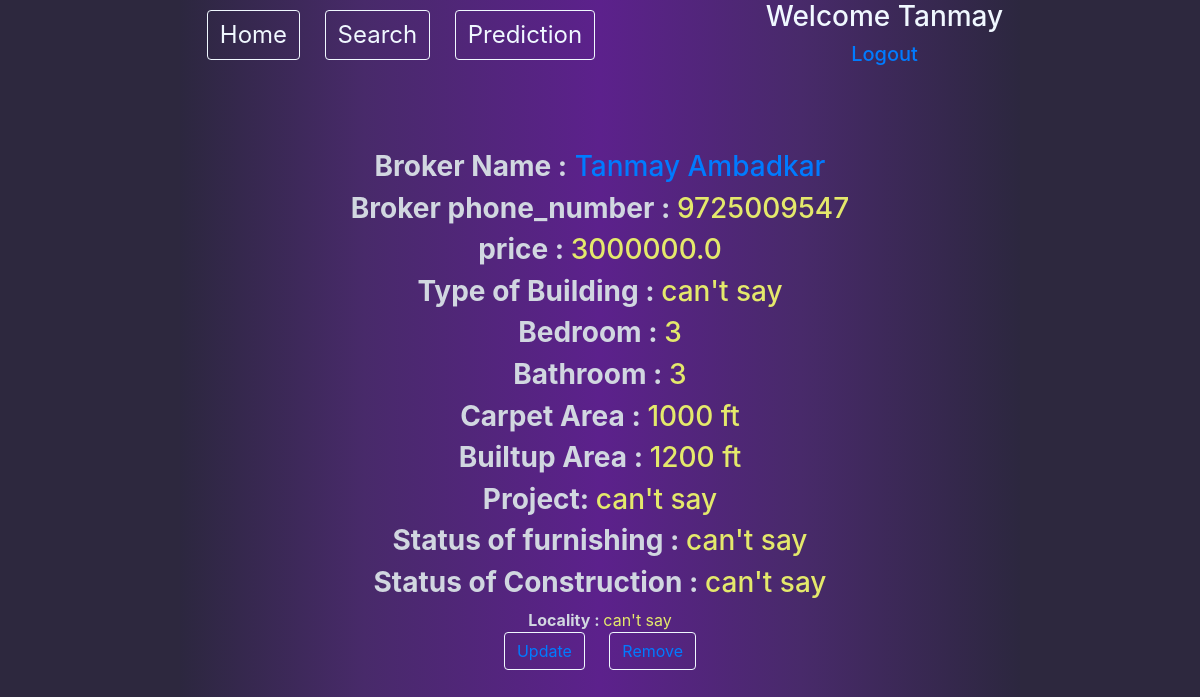
/estate/1 (signed in), run on the app's committed database.
### BrokerUI/models.py (models this page shows, shortened)
class Estate(models.Model):
    choices_furnished = [('yes','yes'),('no','no'),('semi','semi')]
    choices_construction = [('under_construction','under_construction'),('launched','launched'),('ready_to_move','ready to move')]
    type_choices=[('apartments','apartments'),('sale-floors','sale-floors'),('houses','houses')]
    broker = models.ForeignKey(Profile,on_delete=models.CASCADE)
    lat = models.FloatField()
    lon = models.FloatField()
    price = models.FloatField()
    bedroom = models.PositiveIntegerField()
    bathroom = models.PositiveIntegerField()
    carpetarea = models.IntegerField()
    builtuparea = models.IntegerField()
    project = models.CharField(max_length=400,default='can\'t say')
    furnished= models.CharField(max_length=10,choices=choices_furnished,default='can\'t say')
    construction_status = models.CharField(max_length=50,choices=choices_construction,default='can\'t say')
    sublocality = models.CharField(max_length=100,default='can\'t say')
    type=models.CharField(max_length=100,default='can\'t say', choices = type_choices)

class Profile(models.Model):
    user_types = (
        ('S', 'Seller'),
        ('C', 'Customer'),
        ('B', 'Broker'))
    user = models.OneToOneField(User, on_delete = models.CASCADE)
    phone_number = models.CharField(max_length=10)
    type = models.CharField(max_length = 1, choices = user_types)

### BrokerUI/views.py (the view)
# urls.py: path('estate/<int:pk>',views.EstateDetailView.as_view(),name='estate_detail'),
class EstateDetailView(LoginRequiredMixin,DetailView):
    login_url = '/login/'
    redirect_field_name = 'BrokerUI/estate_detail.html'
    model = Estate

### BrokerUI/templates/BrokerUI/estate_detail.html (shortened to what this page needs)
{% extends 'BrokerUI/estate_list.html' %}
{% block content%}
    <h3><span style="color: #d1d7e0; font-weight: bolder;">Broker Name :</span> <a href="{% url 'broker_detail' pk=estate.broker.pk %}">{{estate.broker.user.first_name}} {{estate.broker.user.last_name}}</a></h3>
    <h3><span style="color: #d1d7e0; font-weight: bolder;">Broker phone_number : </span><span  style="color: #e4e96b;">{{estate.broker.phone_number}}</span></h3>
    <h3><span style="color: #d1d7e0; font-weight: bolder;">price : </span><span  style="color: #e4e96b;">{{estate.price}}</span></h3>
    <h3><span style="color: #d1d7e0; font-weight: bolder;">Type of Building : </span><span  style="color: #e4e96b;">{{estate.type}}</span></h3>
    <h3><span style="color: #d1d7e0; font-weight: bolder;">Bedroom : </span><span  style="color: #e4e96b;">{{estate.bedroom}}</span></h3>
    <h3><span style="color: #d1d7e0; font-weight: bolder;">Bathroom : </span><span  style="color: #e4e96b;">{{estate.bathroom}} </span></h3>
    <h3><span style="color: #d1d7e0; font-weight: bolder;">Carpet Area : </span><span  style="color: #e4e96b;">{{estate.carpetarea}} ft</span></h3>
    <h3><span style="color: #d1d7e0; font-weight: bolder;">Builtup Area : </span><span  style="color: #e4e96b;">{{estate.builtuparea}} ft</span></h3>
    <h3><span style="color: #d1d7e0; font-weight: bolder;">Project: </span><span  style="color: #e4e96b;">{{estate.project}}</span></h3>
    <h3><span style="color: #d1d7e0; font-weight: bolder;">Status of furnishing : </span><span  style="color: #e4e96b;">{{estate.furnished}}</span></h3>
    <h3><span style="color: #d1d7e0; font-weight: bolder;">Status of Construction : </span><span  style="color: #e4e96b;">{{estate.construction_status}}</span></h3
    <h3><span style="color: #d1d7e0; font-weight: bolder;">Locality : </span><span  style="color: #e4e96b;">{{estate.sublocality}}</span></h3>
    {% ifequal estate.broker.user.username user.username %}
    <button class='btn btn-outline'><a href="{% url 'estate_update' pk=estate.pk %}">Update</a></button>
    <button type="button" class='btn btn-outline'><a href="{% url 'estate_delete' pk=estate.pk%}">Remove</a></button>
    {% endifequal%}
{% endblock %}

### BrokerUI/templates/BrokerUI/estate_list.html (shortened to what this page needs)
{% load static %}
<!DOCTYPE html>
<html lang="en">
<head>
    <link rel="stylesheet" href="https://stackpath.bootstrapcdn.com/bootstrap/4.5.0/css/bootstrap.min.css">
    <link rel="stylesheet" type="text/css" href="{% static 'BrokerUI/style.css' %}">
</head>
<body>
<div class='middle-container bg'>
        <nav class="nav-bg height">
            <div class='top-left'>
                <a href="{% url 'home' %}" >
                    <button class="btn btn-outline top-margin bigger-font" type="button">Home</button>
                </a>
                <a href="{% url 'query' %}" >
                    <button class="btn btn-outline top-margin bigger-font" type="button">Search</button>
                </a>
                <a href="{% url 'predform' %}" >
                    <button class="btn btn-outline top-margin bigger-font" type="button">Prediction</button>
                </a>
            </div>
            <div class='top-right' style="float:right;">
                {% if user.is_authenticated%}
                    <h3 class="float-right font-color">Welcome {{user.first_name}}</h3>
                    <h5 right-align> <a href="{% url 'logout' %}">Logout</a></h5>
                {% endif%}
            </div>
        </nav>
    <div class='empty'></div>
    {% block content%}{% endblock %}
</div>
</body>
</html>

### static/BrokerUI/style.css (style rules this page uses)
html { height: 100%; margin: 0px; padding: 0px; position: relative; color: #ffffff; }
body { background-color: #2D283E ; height: 100%; text-align: center; }
.bg { background: rgba(44,39,63,1); background: -moz-linear-gradient(left, rgba(44,39,63,1) 0%, rgba(72,42,106,1) 22%, rgba(92,33,140,1) 50%, rgba(72,42,106,1) 74%, rgba(44,39,63,1) 100%); background: -webkit-gradient(left top, right top, color-stop(0%, rgba(44,39,63,1)), color-stop(22%, rgba(72,42,106,1)), color-stop(50%, rgba(92,33,140,1)), color-stop(74%, rgba(72,42,106,1)), color-stop(100%, rgba(44,39,63,1))); background: -webkit-linear-gradient(left, rgba(44,39,63,1) 0%, rgba(72,42,106,1) 22%, rgba(92,33,140,1) 50%, rgba(72,42,106,1) 74%, rgba(44,39,63,1) 100%); background: -o-linear-gradient(left, rgba(44,39,63,1) 0%, rgba(72,42,106,1) 22%, rgba(92,33,140,1) 50%, rgba(72,42,106,1) 74%, rgba(44,39,63,1) 100%); background: -ms-linear-gradient(left, rgba(44,39,63,1) 0%, rgba(72,42,106,1) 22%, rgba(92,33,140,1) 50%, rgba(72,42,106,1) 74%, rgba(44,39,63,1) 100%); background: linear-gradient(to right, rgba(44,39,63,1) 0%, rgba(72,42,106,1) 22%, rgba(92,33,140,1) 50%, rgba(72,42,106,1) 74%, rgba(44,39,63,1) 100%); filter: progid:DXImageTransform.Microsoft.gradient( startColorstr='#2c273f', endColorstr='#2c273f', GradientType=1 ); }
.middle-container { min-height: 100%; height: auto !important; height: 600px; margin-left: 15%; margin-right: 15%; }
.btn-outline { color: aliceblue; border-color: aliceblue; margin-left: 10px; margin-right: 10px; }
.top-margin { margin-top: 10px; }
.height { height: 100px; }
.bigger-font { font-size: 1.5rem; }
.top-right { float: right; margin-right: 2%; }
.font-color { color: aliceblue; }
.top-left { float: left; margin-left: 2%; }
.empty { height: 50px; }
button { background-color: #2d283e; }

### data on the page
Estate: broker.user.first_name "Tanmay", broker.user.last_name "Ambadkar", broker.phone_number "9725009547", price "3000000.0", type "can't say", bedroom "3", bathroom "3", carpetarea "1000", builtuparea "1200", project "can't say", furnished "can't say", construction_status "can't say", sublocality "can't say"

### other printed values
{{ user.first_name }} "Tanmay"
